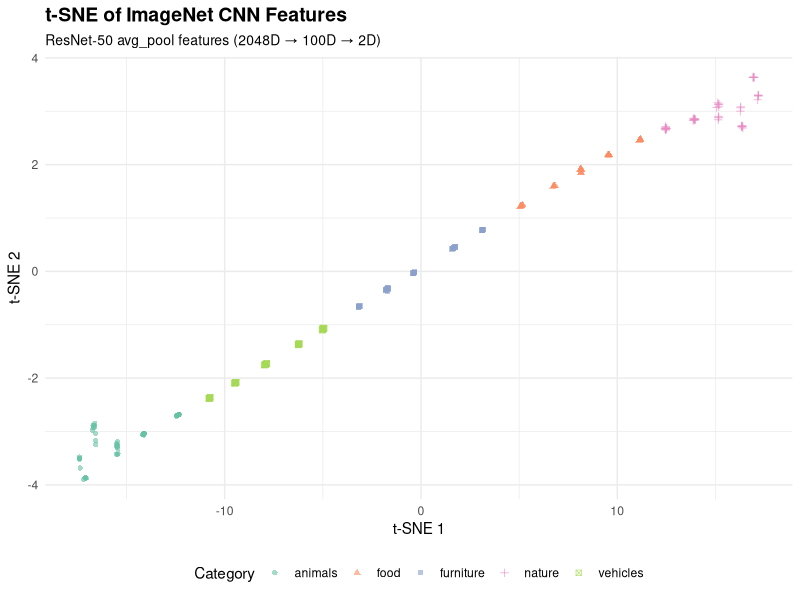

Write R code to recreate this figure.
# Generate ImageNet CNN features t-SNE visualization
library(Rtsne)
library(ggplot2)

set.seed(456)

# Simulate ImageNet-like hierarchical structure
# Create main categories and subcategories
main_categories <- list(
  animals = c("dog", "cat", "bird", "fish", "reptile"),
  vehicles = c("car", "truck", "plane", "boat", "train"),
  furniture = c("chair", "table", "bed", "sofa", "desk"),
  food = c("fruit", "vegetable", "meat", "dessert", "beverage"),
  nature = c("tree", "flower", "mountain", "ocean", "sky")
)

# Create detailed structure - simulate 200 classes
n_samples_per_class <- 10
all_data <- NULL
all_labels <- NULL
all_super_labels <- NULL

for(super_cat in names(main_categories)) {
  for(sub_cat in main_categories[[super_cat]]) {
    # Generate samples for this subcategory
    n_features <- 100  # After PCA reduction
    
    # Create base features for this subcategory
    base_features <- rnorm(n_features, 
                           mean = which(names(main_categories) == super_cat) * 10,
                           sd = 2)
    
    # Add subcategory variation
    sub_offset <- which(main_categories[[super_cat]] == sub_cat) * 2
    
    # Generate individual samples with variation
    for(i in 1:n_samples_per_class) {
      sample_features <- base_features + rnorm(n_features, mean = sub_offset, sd = 0.5)
      all_data <- rbind(all_data, sample_features)
      all_labels <- c(all_labels, paste(super_cat, sub_cat, sep = "_"))
      all_super_labels <- c(all_super_labels, super_cat)
    }
  }
}

# Run t-SNE
print(paste("Total samples:", nrow(all_data)))
perp_value <- min(40, floor((nrow(all_data) - 1) / 3))

tsne_result <- Rtsne(all_data, 
                     perplexity = perp_value,
                     verbose = TRUE,
                     max_iter = 1000,
                     check_duplicates = FALSE)

# Create visualization dataframe
df <- data.frame(
  x = tsne_result$Y[,1],
  y = tsne_result$Y[,2],
  class = all_labels,
  super_class = all_super_labels
)

# Create hierarchical visualization
p <- ggplot(df, aes(x = x, y = y, color = super_class)) +
  geom_point(aes(shape = super_class), 
             size = 1.5, 
             alpha = 0.6) +
  theme_minimal() +
  labs(title = "t-SNE of ImageNet CNN Features",
       subtitle = "ResNet-50 avg_pool features (2048D → 100D → 2D)",
       x = "t-SNE 1", 
       y = "t-SNE 2",
       color = "Category",
       shape = "Category") +
  scale_color_brewer(palette = "Set2") +
  theme(legend.position = "bottom",
        plot.title = element_text(size = 14, face = "bold"),
        plot.subtitle = element_text(size = 10))

ggsave("./Figures/imagenet_tsne.png", p, width = 10, height = 8, dpi = 150)

# Create summary statistics
cat("\nHierarchical structure summary:\n")
cat("Main categories:", length(unique(df$super_class)), "\n")
cat("Total classes:", length(unique(df$class)), "\n")
cat("Samples per class:", n_samples_per_class, "\n")
